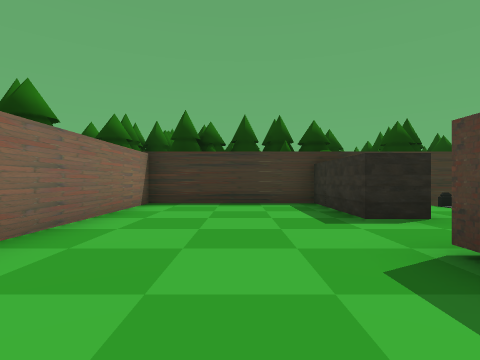
view 1 (above)

17 first-person views from a walk through a Unity game level. The camera is 1.2 m above the floor, looks level and sees 80° across. The floor is counted in squares, 2 m on a side. Each view is taken from the middle of a square. On the plan, view 1 faces up. The plan holds only what a view shows up to about 9 squares ahead; the rest is blank. The place goes on beyond the plan. The player character is not drawn.

view 2
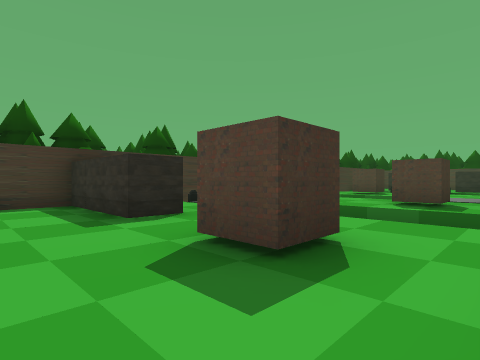

view 3
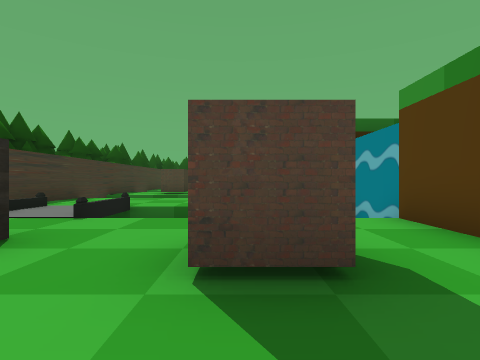

view 4
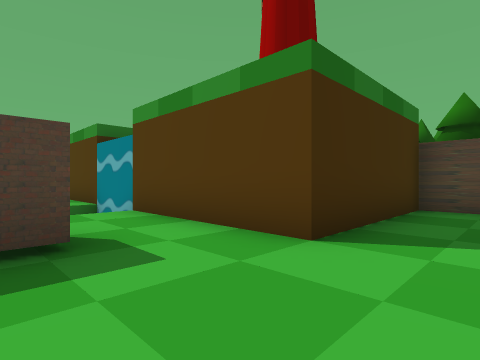

view 5
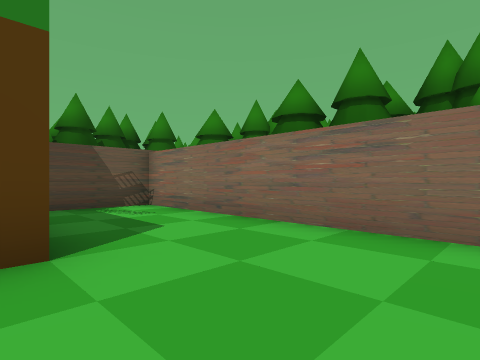

view 6
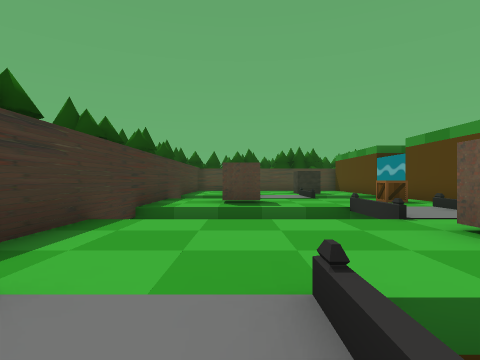

view 7
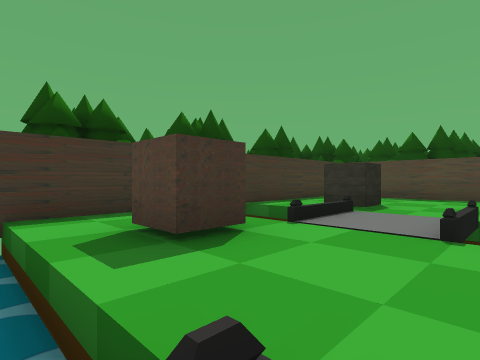

view 8
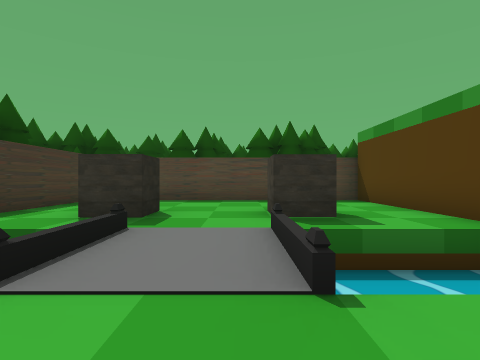

view 9
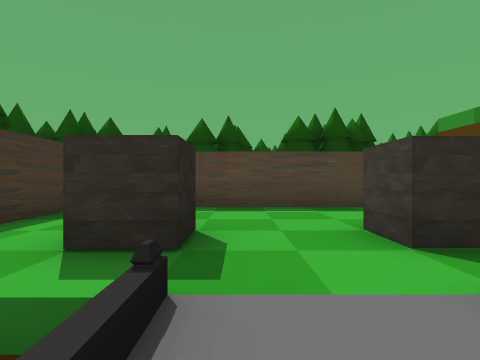

view 10
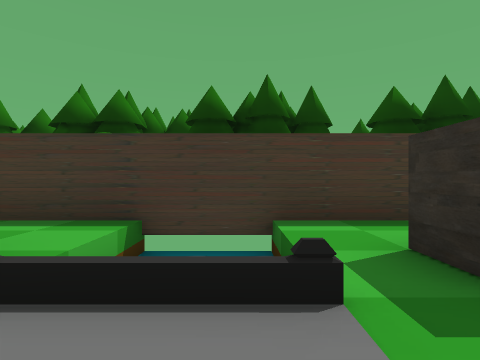

view 11
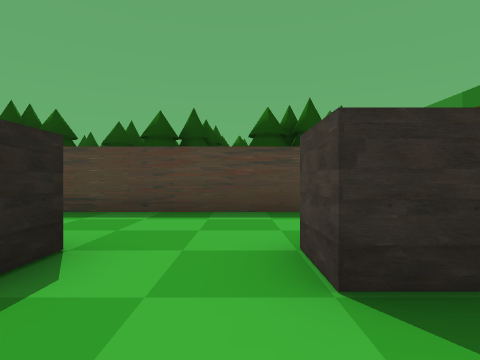

view 12
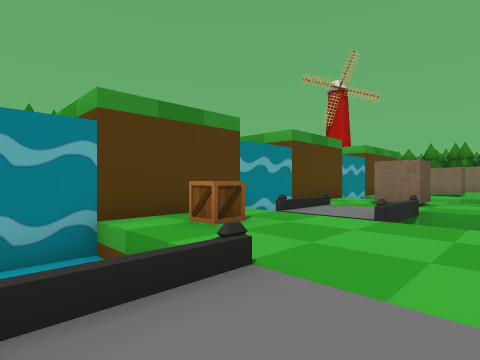

view 13
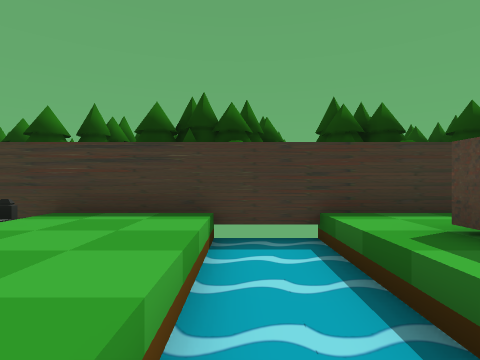

view 14
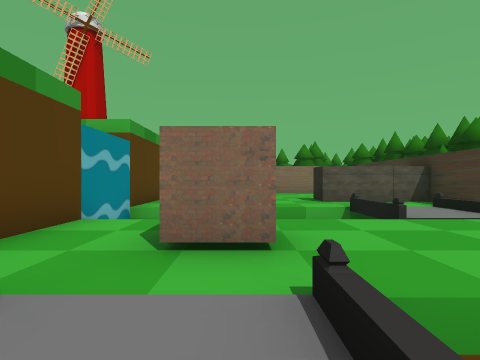

view 15
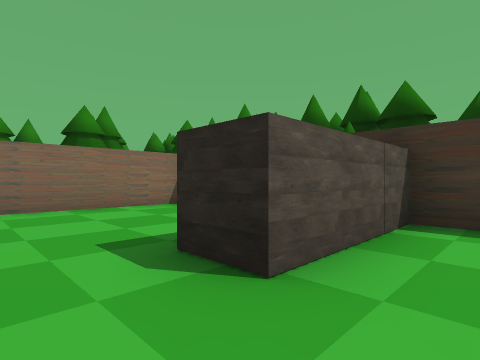

view 16
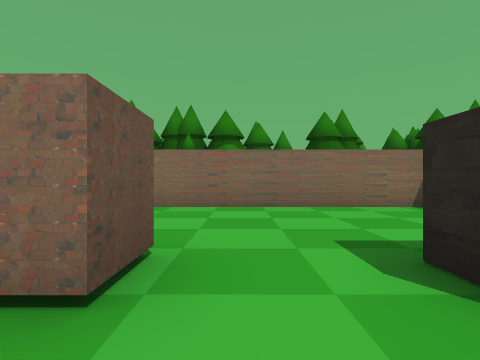

view 17
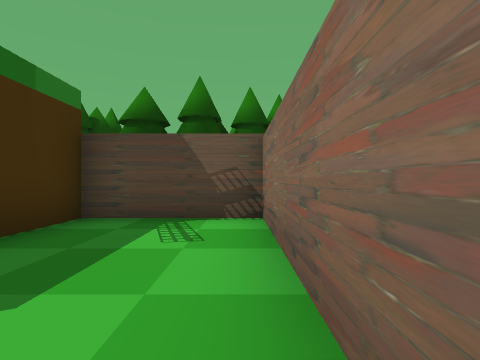

### Floor plan
Key: @ floor where view 1 was taken; # wall or solid block; . floor; ≈ liquid the walk keeps out of; O other object.
Columns run from 5 left of view 1 to 24 right of it. Each row starts with its distance up from view 1.
 10      OO OOOO OO   OOOOOO OOOOO
  9    OO     OOOOO   OOOOO O OOOO
  8   O#O## O######O O##  #O#O# O
  7 O O....OO.≈≈...≈≈...≈≈.....#O
  6 OO#....OO......≈≈...  .....#O
  5 OOO....OO......≈≈.O.  .O...#O
  4 OO#.......  ...≈≈..........#O
  3 OOO.......  ...  ..........#O
  2   #....O..  .O...... ≈.O...#OO
  1 OO#.......  ......O. ≈.....#OO
  0  OO..@....  ...  ...≈≈.....#O
 -1  O#...######################O
 -2 O O...#                     OO
 -3 OO#...#                     O
 -4 OOO...#
 -5   O#O## O        OO
 -6    OOOOOO
 -7  OOOOO OO

Positions as (right, up) in squares from view 1, and headings:
1: (0, 0), facing up
2: (0, 0), facing up-right
3: (0, 2), facing right
4: (-1, 2), facing down-right
5: (1, 2), facing down-left
6: (5, 5), facing right
7: (11, 2), facing up-right
8: (13, 3), facing right
9: (15, 4), facing right
10: (16, 3), facing up
11: (16, 3), facing right
12: (16, 4), facing down-left
13: (10, 2), facing up
14: (11, 2), facing left
15: (4, 3), facing up-left
16: (4, 3), facing left
17: (-2, 0), facing down
